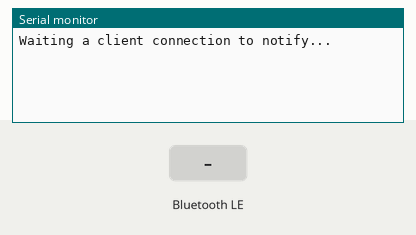
Simulated run of this sketch. Board: ESP32. Parts: the last lines printed to the serial monitor. Inputs (shaded band) come from the test bench. Random numbers use the default seed unless the sketch sets one; nothing arrives over Bluetooth unless stated; a phone connects over Bluetooth LE 3 s after start.

Above: at 1.2 s.
1.3 s: Bluetooth LE write "1" received
At 2.2 s:
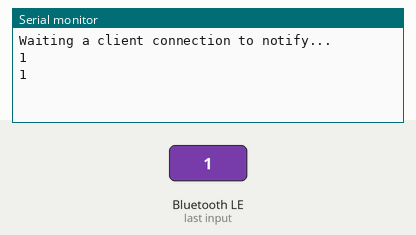
4.3 s: Bluetooth LE write "0" received
At 5.5 s:
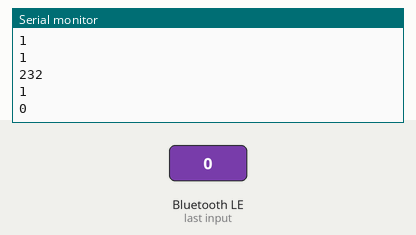
5.8 s: Bluetooth LE write "2" received
At 5.98 s:
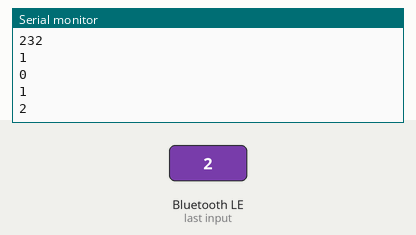
Timing chart, 0 to 8.8 s (numbered marks = the images above; inputs shaded):
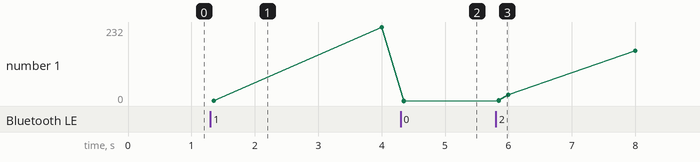

The sketch:

esp32_ble_webbluetooth.ino
```cpp
#include <BLEDevice.h>
#include <BLEServer.h>
#include <BLEUtils.h>
#include <BLE2902.h>

BLECharacteristic *pCharacteristic;
bool deviceConnected = false;
uint8_t value = 0;
int j = 0;
int len = 0;
char buf[100];
char buf_serialinput[100];

// See the following for generating UUIDs:
// https://www.uuidgenerator.net/

#define SERVICE_UUID        "d5875408-fa51-4763-a75d-7d33cecebc31"
#define CHARACTERISTIC_UUID "a4f01d8c-a037-43b6-9050-1876a8c23584"

class MyServerCallbacks: public BLEServerCallbacks {
    void onConnect(BLEServer* pServer) {
      deviceConnected = true;
    };

    void onDisconnect(BLEServer* pServer) {
      deviceConnected = false;
    }
};

class MyCallbacks: public BLECharacteristicCallbacks {
    void onWrite(BLECharacteristic *pCharacteristic) {
      std::string j = pCharacteristic->getValue();
      int len = j.length();
      Serial.println(len);
      Serial.println(j.c_str());
    }
};
MyCallbacks myCallbacks;

void setup() {
  Serial.begin(115200);

  // Create the BLE Device
  BLEDevice::init("ESP32-venki");

  // Create the BLE Server
  BLEServer *pServer = BLEDevice::createServer();
  pServer->setCallbacks(new MyServerCallbacks());

  // Create the BLE Service
  BLEService *pService = pServer->createService(SERVICE_UUID);

  // Create a BLE Characteristic
  pCharacteristic = pService->createCharacteristic(
                      CHARACTERISTIC_UUID,
                      BLECharacteristic::PROPERTY_READ   |
                      BLECharacteristic::PROPERTY_WRITE  |
                      BLECharacteristic::PROPERTY_NOTIFY |
                      BLECharacteristic::PROPERTY_INDICATE
                    );

  // https://www.bluetooth.com/specifications/gatt/viewer?attributeXmlFile=org.bluetooth.descriptor.gatt.client_characteristic_configuration.xml
  // Create a BLE Descriptor
  pCharacteristic->setCallbacks(&myCallbacks);
  pCharacteristic->addDescriptor(new BLE2902());

  // Start the service
  pService->start();

  // Start advertising
  pServer->getAdvertising()->start();
  Serial.println("Waiting a client connection to notify...");
}

void loop() {
  int index = 0;
  bool hasData = false;

  if (deviceConnected) {
    char buffer[32];
    int random_num = random(255);
    sprintf(buffer, "%d", random_num);
    Serial.printf("%d\n", random_num);
    pCharacteristic->setValue(buffer);
    pCharacteristic->notify();
    //pCharacteristic->indicate();
    value++;
  }
  delay(2000);
}
```

Measured:
- after the input at 1.3 s, the serial monitor: prints a new line after 0.05 s (image 1)
- after the input at 4.3 s, the serial monitor: prints a new line after 0.05 s (image 2)
- after the input at 5.8 s, the serial monitor: prints a new line after 0.05 s (image 3)
- plotted number 1: 232 → 0 after the input at 4.3 s
